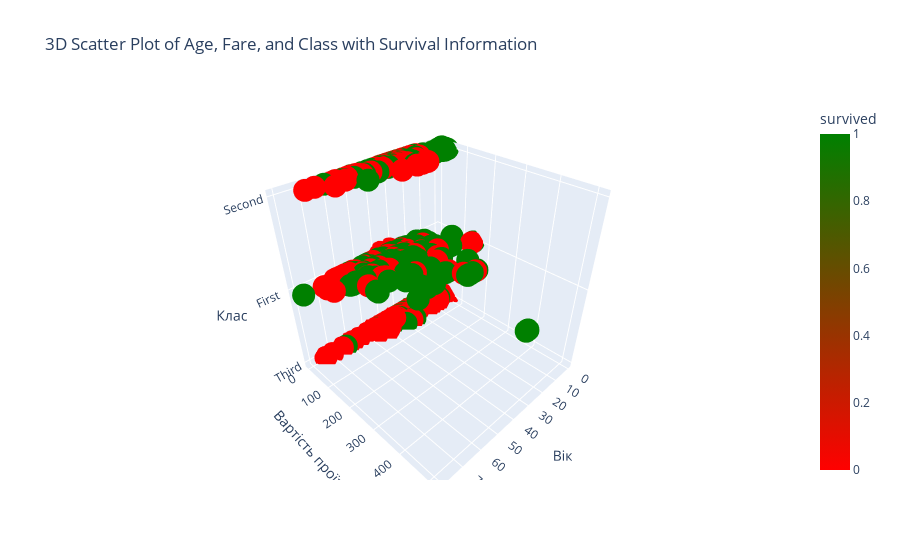

The notebook cell this image was saved under:
### Code cell
# Створюємо 3D графік
df = sns.load_dataset('titanic')
fig = px.scatter_3d(
    df,
    x='age',            # Вік
    y='fare',           # Вартість проїзду
    z='class',         # Клас
    color='survived',   # Інформація про виживання
    color_continuous_scale=['red', 'green'],  # Кольори для виживання (0 - червоний, 1 - зелений)
    title='3D Scatter Plot of Age, Fare, and Class with Survival Information',
    labels={'age': 'Вік', 'fare': 'Вартість проїзду', 'pclass': 'Клас'},
)

# Додаємо етикетки осей
fig.update_layout(scene=dict(
                    xaxis_title='Вік',
                    yaxis_title='Вартість проїзду',
                    zaxis_title='Клас'))

fig.show()

### Figure 1 — Plotly figure (JSON) as saved in the notebook; plotly's stock layout.template omitted (floating-point values rounded to 4 significant figures; data arrays with more than 128 entries replaced by an {"elided": "..."} marker saying what was removed)
{"data": [{"hovertemplate": "Вік=%{x}<br>Вартість проїзду=%{y}<br>class=%{z}<br>survived=%{marker.color}<extra></extra>", "legendgroup": "", "marker": {"color": {"elided": "891 int values"}, "coloraxis": "coloraxis", "symbol": "circle"}, "mode": "markers", "name": "", "scene": "scene", "showlegend": false, "x": {"elided": "891 float values"}, "y": {"elided": "891 float values"}, "z": {"elided": "891 str values"}, "type": "scatter3d"}], "layout": {"scene": {"domain": {"x": [0.0, 1.0], "y": [0.0, 1.0]}, "xaxis": {"title": {"text": "Вік"}}, "yaxis": {"title": {"text": "Вартість проїзду"}}, "zaxis": {"title": {"text": "Клас"}}}, "coloraxis": {"colorbar": {"title": {"text": "survived"}}, "colorscale": [[0.0, "red"], [1.0, "green"]]}, "legend": {"tracegroupgap": 0}, "title": {"text": "3D Scatter Plot of Age, Fare, and Class with Survival Information"}}}
